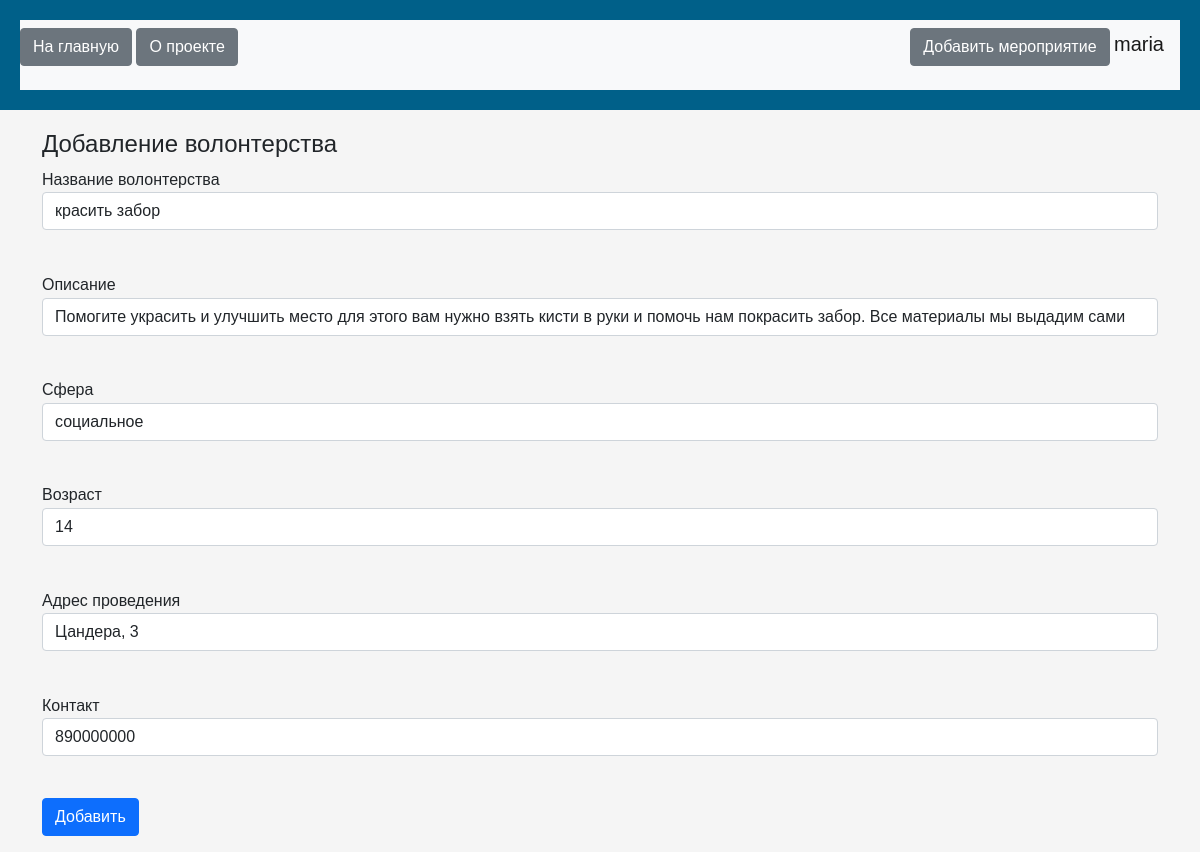
/jobs/1 (signed in), run on the app's committed database.
### data/users.py (models this page shows, shortened)
class User(SqlAlchemyBase, UserMixin, SerializerMixin):
    __tablename__ = 'users'
    id = sqlalchemy.Column(sqlalchemy.Integer,
                           primary_key=True, autoincrement=True)
    name = sqlalchemy.Column(sqlalchemy.String, nullable=True)
    type_of_user = sqlalchemy.Column(sqlalchemy.Integer,
                                     sqlalchemy.ForeignKey('users.id'))
    email = sqlalchemy.Column(sqlalchemy.String,
                              index=True, unique=True, nullable=True)
    hashed_password = sqlalchemy.Column(sqlalchemy.String, nullable=True)
    modified_date = sqlalchemy.Column(sqlalchemy.DateTime,
                                     default=datetime.datetime.now)
    jobs = orm.relationship("Jobs", back_populates='user')

### data/jobs.py (models this page shows)
class Jobs(SqlAlchemyBase, SerializerMixin):
    __tablename__ = 'jobs'
    id = sqlalchemy.Column(sqlalchemy.Integer,
                           primary_key=True, autoincrement=True)
    team_leader = sqlalchemy.Column(sqlalchemy.Integer,
                                    sqlalchemy.ForeignKey("users.id"))
    job = sqlalchemy.Column(sqlalchemy.String, nullable=True)
    des = sqlalchemy.Column(sqlalchemy.String, nullable=True)
    spher = sqlalchemy.Column(sqlalchemy.String, nullable=True)
    start_date = sqlalchemy.Column(sqlalchemy.DateTime,
                                   default=datetime.datetime.now)
    end_date = sqlalchemy.Column(sqlalchemy.DateTime,
                                 default=datetime.datetime.now)
    age = sqlalchemy.Column(sqlalchemy.Integer, nullable=True)
    adress = sqlalchemy.Column(sqlalchemy.String, nullable=True)
    contact = sqlalchemy.Column(sqlalchemy.String, nullable=True)
    user = orm.relationship('User')

### main.py (the view, shortened to what this page needs)
@app.route('/jobs/<int:id>', methods=['GET', 'POST'])
@login_required
def edit_games(id):
    form = JobForm()
    if request.method == "GET":
        db_sess = db_session.create_session()
        job = db_sess.query(Jobs).filter(Jobs.id == id).first()
        if job:
            form.job.data = job.job
            form.des.data = job.des
            form.spher.data = job.spher
            form.age.data = job.age
            form.adress.data = job.adress
            form.contact.data = job.contact
        else:
            abort(404)
    return render_template('add_job.html',
                           title='Редактирование игры',
                           form=form
                           )

### data/forms/add_jobs.py
class JobForm(FlaskForm):
    job = StringField('Название волонтерства', validators=[DataRequired()])
    des = StringField('Описание', validators=[DataRequired()])
    spher = SelectField('Сфера', choices=['социальное', 'медицинское', 'экологическое', 'культурное'], validators=[DataRequired()])
    age = SelectField('Возраст', choices=['14', '16', '18'], validators=[DataRequired()])
    adress = StringField('Адрес проведения', validators=[DataRequired()])
    contact = StringField('Контакт', validators=[DataRequired()])
    submit = SubmitField('Добавить')

### data/db_session.py (called while the page is built)
def create_session() -> Session:
    global __factory
    return __factory()

### main.py (called while the page is built)
@login_manager.user_loader
def load_user(user_id):
    db_sess = db_session.create_session()
    return db_sess.get(User, user_id)

### templates/add_job.html (shortened to what this page needs)
{% extends "base.html" %}
{% block content %}
<h1>Добавление волонтерства</h1>
<form action="" method="post">
    <p>
        {{ form.job.label }}<br>
        {{ form.job(class="form-control") }}<br>
    </p>
    <p>
        {{ form.des.label }}<br>
        {{ form.des(class="form-control") }}<br>
    </p>
    <p>
        {{ form.spher.label }}<br>
        {{ form.spher(class="form-control") }}<br>
    </p>
    <p>
        {{ form.age.label }}<br>
        {{ form.age(class="form-control") }}<br>
    </p>
    <p>
        {{ form.adress.label }}<br>
        {{ form.adress(class="form-control") }}<br>
    <p>
        {{ form.contact.label }}<br>
        {{ form.contact(class="form-control") }}<br>
    <p>{{ form.submit(type="submit", class="btn btn-primary") }}</p>
</form>
{% endblock %}

### templates/base.html (shortened to what this page needs)
<!doctype html>
<html lang="en">
    <head>
        <link rel="stylesheet"
              href="https://cdn.jsdelivr.net/npm/bootstrap@5.0.0-beta1/dist/css/bootstrap.min.css"
>
    <link rel="stylesheet" href="styles.css">
    </head>
    <body>
    <header>
    <nav class="navbar navbar-light bg-light">
        <p>
             <a href="/" class="btn btn-secondary">На главную</a>
            <a href="/about_us" class="btn btn-secondary">О проекте</a>
        </p>
        {% if current_user.is_authenticated %}
        <p>
            {% if current_user.type_of_user == 1 or current_user.type_of_user == 2 %}
            <a href="/add_jobs" class="btn btn-secondary">Добавить мероприятие</a>
            {% endif %}
            <a href="/logout" class="navbar-brand">{{ current_user.name }}</a>
        </p>
        {% else %}
        <p>
            <a class="btn btn-primary " href="/register">Зарегистрироваться</a>
            <a class="btn btn-success" href="/login">Войти</a>
        </p>
        {% endif %}
    </nav>
</header>
<main role="main" class="container">
    {% block content %}{% endblock %}
</main>
</body>
</html>

### styles/styles.css (style rules this page uses)
body { font-family: 'Arial', sans-serif; margin: 0; padding: 0; background-color: #f5f5f5; font-size: 16px; }
header { background-color: #006089; color: #fff; padding: 20px; text-align: center; margin-bottom: 20px; }
h1 { margin-top: 0; font-size: 24px; }
p { line-height: 1.6; }

### data on the page
User: name "maria"
Jobs: job "красить забор", des "Помогите украсить и улучшить место для этого вам нужно взять кисти в руки и помочь нам покрасить забор. Все материалы мы выдадим сами", spher "социальное", age "14", adress "Цандера, 3", contact "890000000"
